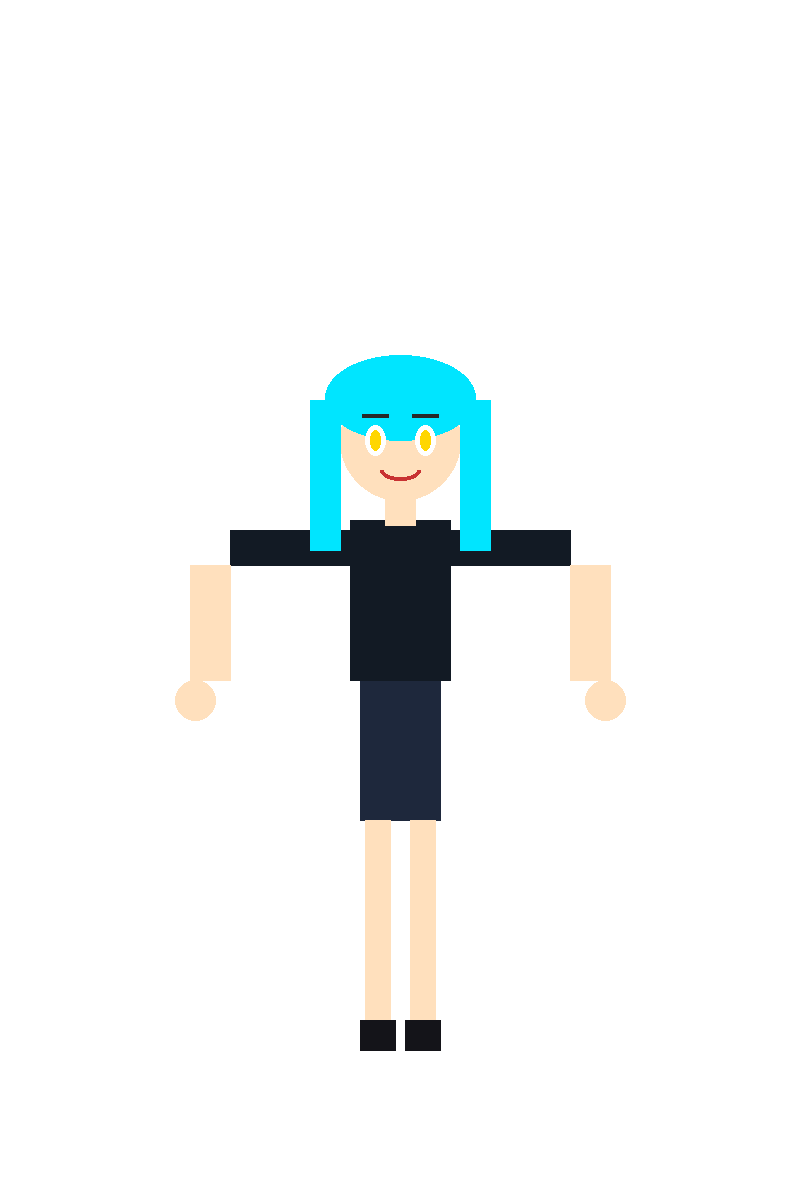
#> input picture assets/processed_images/full_body_front_normalized.png, 800 x 1200 px
$ python make_pixel_sprite.py
#> lines starting #> are read from the running program, lines starting #| are printed output that depends on the picture; after the words box and inside, x2 and y2 are one past the last pixel; in counts of white or black regions, pixels touching at a corner belong together
"""Turn Nova's full-body character cutout into a crisp pixel-art sprite.

Offline, stdlib + Pillow only. Keeps the alpha cutout and quantises to a small
palette so it reads as real pixel art rather than a blurry downscale.
"""
import os
from PIL import Image

ROOT = os.path.dirname(os.path.dirname(os.path.abspath(__file__)))
SRC = os.path.join(ROOT, "assets", "processed_images", "full_body_front_normalized.png")
OUT = os.path.join(ROOT, "assets", "sprites", "nova_pixel.png")
OUT_DIR = os.path.dirname(OUT)

PIXEL_W = 56          # logical pixel-art width
PALETTE = 40          # colours (classic limited-palette look)
SCALE = 7             # on-screen size = PIXEL_W * SCALE (392 px tall-ish)


def main():
    os.makedirs(OUT_DIR, exist_ok=True)
    im = Image.open(SRC).convert("RGBA")
#> im is the input picture: PIL image 800x1200 RGBA; mean R, G, B, A 241.1, 244.8, 244.7, 22.6
    alpha = im.getchannel("A")
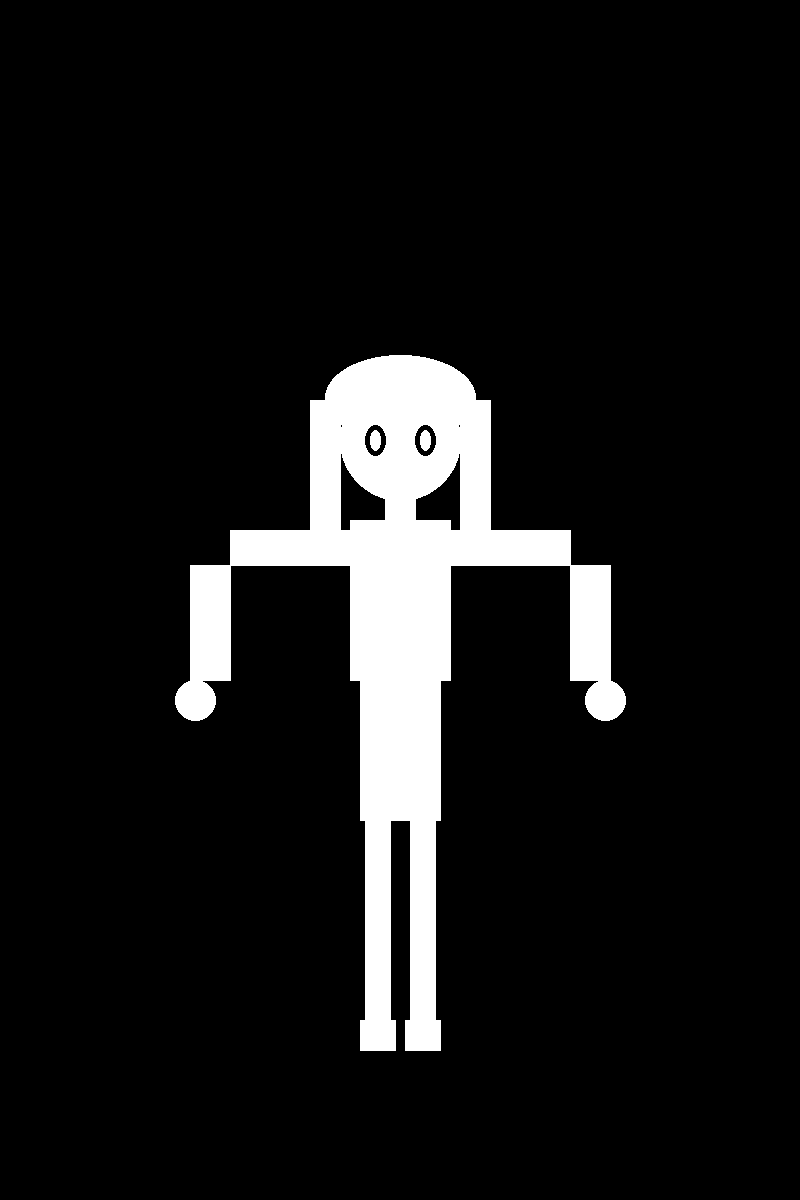
#> alpha: PIL image 800x1200 L; 8.8% white; 3 white regions, box (x1, y1, x2, y2) and area: (175, 355, 626, 1051) 84540, (370, 430, 381, 451) 183, (420, 430, 431, 451) 183

    # Tight crop around the character with a tiny margin.
    mask = alpha.point(lambda v: 255 if v > 18 else 0)
    bbox = mask.getbbox()
#> bbox = (175, 355, 626, 1051)
    pad = 6
    crop_box = (max(0, bbox[0] - pad), max(0, bbox[1] - pad),
                min(im.width, bbox[2] + pad), min(im.height, bbox[3] + pad))
#> crop_box = (169, 349, 632, 1057)
    im = im.crop(crop_box)
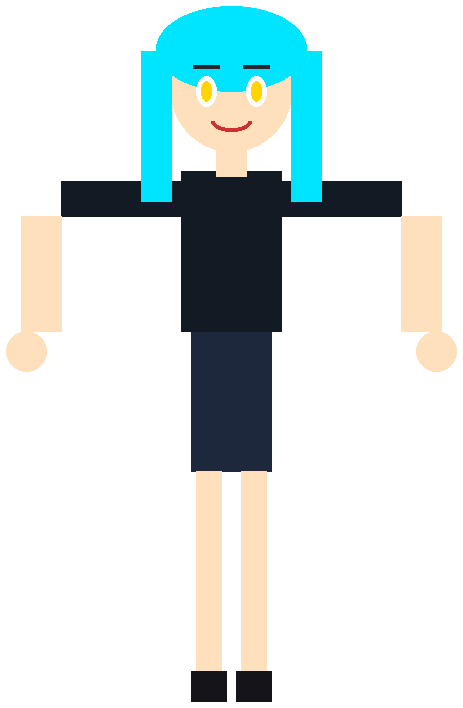
#> im: PIL image 463x708 RGBA; mean R, G, B, A 214.2, 225.2, 224.7, 66; transparent parts drawn white

    # Downsample with NEAREST for hard pixel edges, then quantise the colours.
    h = max(1, round(im.height * PIXEL_W / im.width))
#> h = 86
    small = im.resize((PIXEL_W, h), Image.NEAREST)
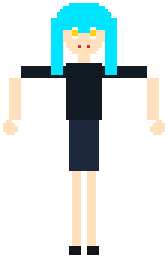
#> small: PIL image 56x86 RGBA (shown 3 times larger); mean R, G, B, A 214.9, 226.6, 226.4, 63.8; transparent parts drawn white
    a = small.getchannel("A")
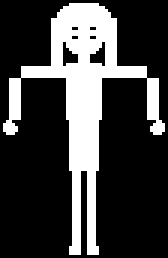
#> a: PIL image 56x86 L (shown 3 times larger); 25% white; 1 white region, box (x1, y1, x2, y2) and area: (1, 1, 55, 85) 1204
    rgb = small.convert("RGB").quantize(colors=PALETTE,
                                        method=Image.Quantize.MEDIANCUT).convert("RGB")
    pixel = rgb.convert("RGBA")
    pixel.putalpha(a)

    # Scale back up with NEAREST so every logical pixel stays crisp.
    sprite = pixel.resize((PIXEL_W * SCALE, h * SCALE), Image.NEAREST)
    sprite.save(OUT)
    print("wrote %s  size=%s  logical=%sx%s" % (OUT, sprite.size, PIXEL_W, h))
#| wrote assets/sprites/nova_pixel.png  size=(392, 602)  logical=56x86


if __name__ == "__main__":
    main()
